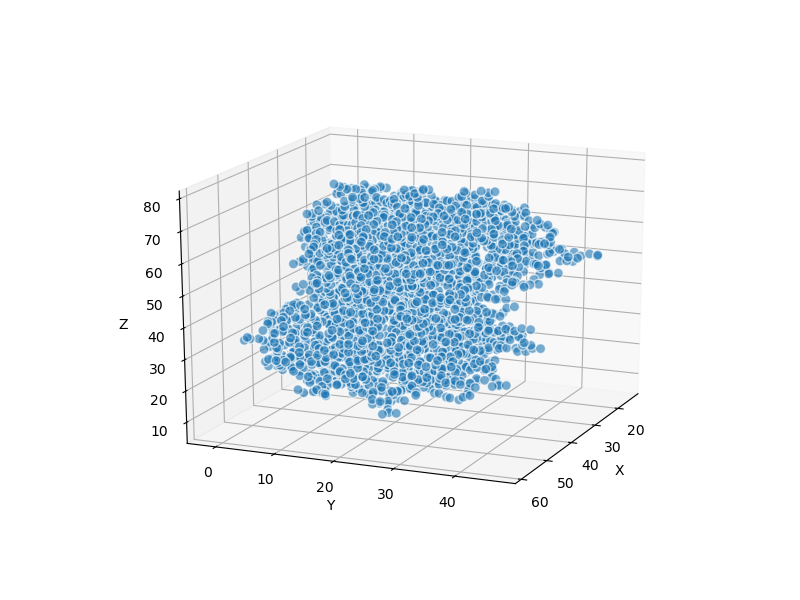

Write Python code to recreate this figure.
import sys

sys.path.append("/home/yusef/Development/FCI/PUResNet")

from openbabel import pybel
import matplotlib.pyplot as plt
from utils.feature_extractor import FeatureExtractor

mol = next(pybel.readfile("mol2", "test/1a2n_1/protein.mol2"))

fe = FeatureExtractor()
coords, features = fe.get_feature(mol)

fig = plt.figure(figsize=(8, 6))
ax = fig.add_subplot(111, projection="3d")

xs = coords[:, 0]
ys = coords[:, 1]
zs = coords[:, 2]
ax.scatter(xs, ys, zs, s=50, alpha=0.6, edgecolors="w")

ax.set_xlabel("X")
ax.set_ylabel("Y")
ax.set_zlabel("Z")

plt.show()
